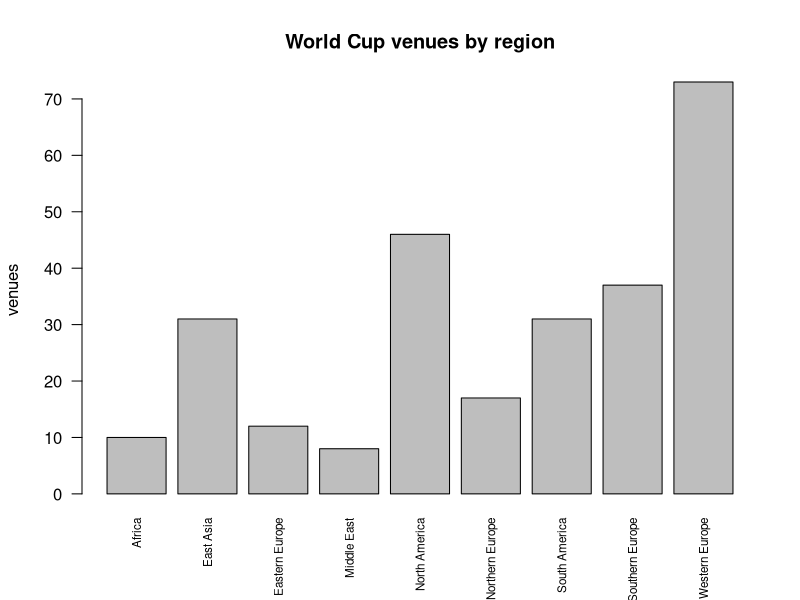
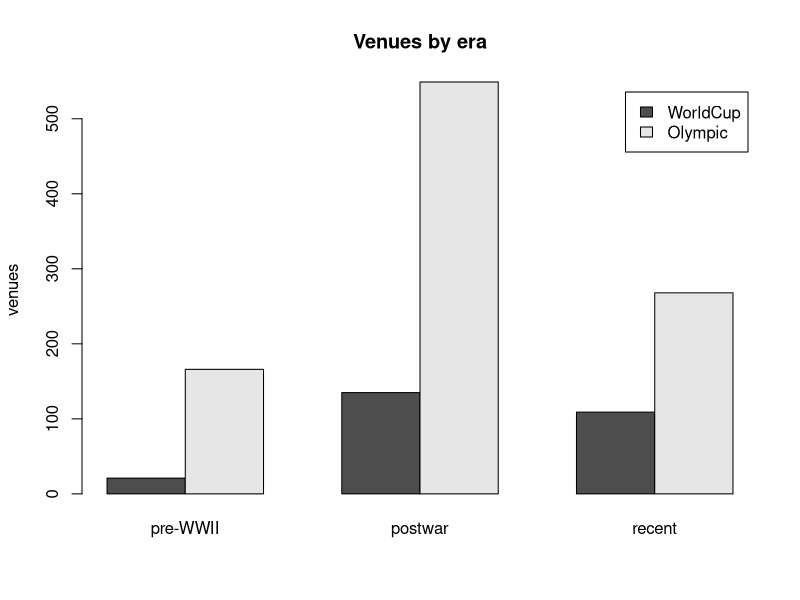
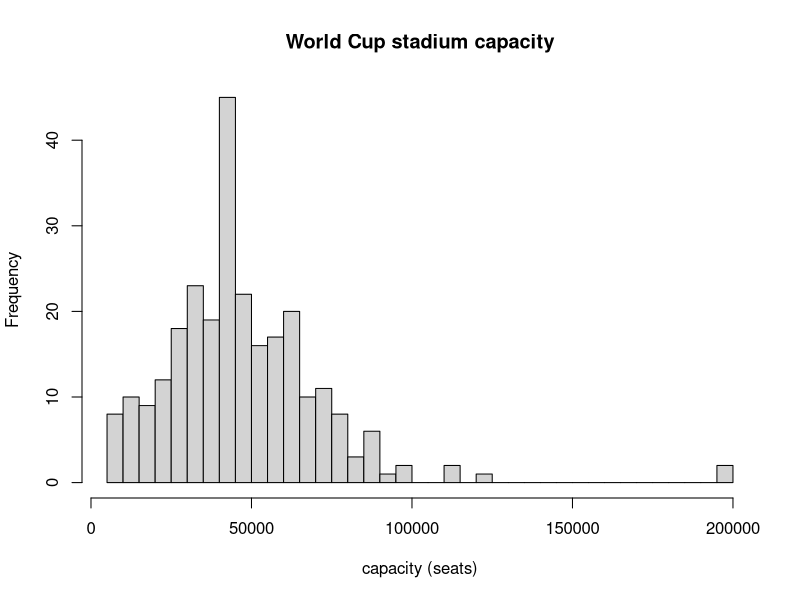
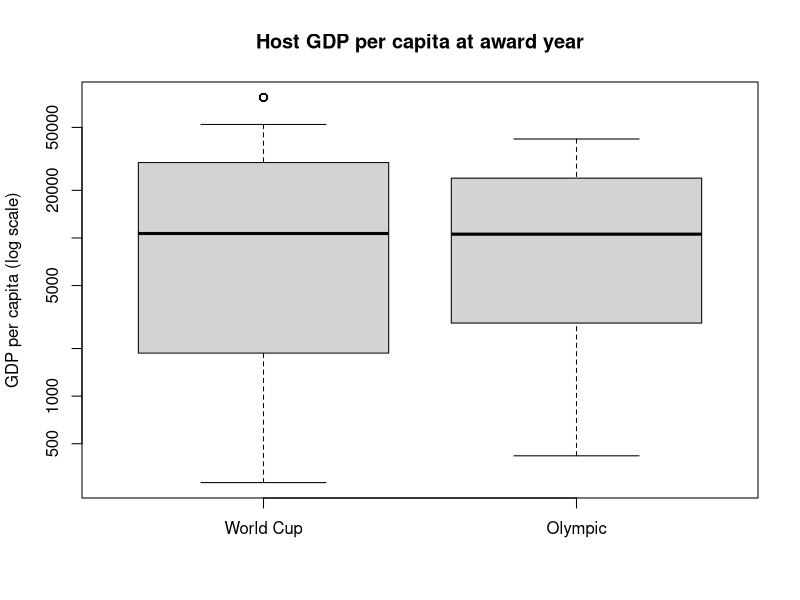
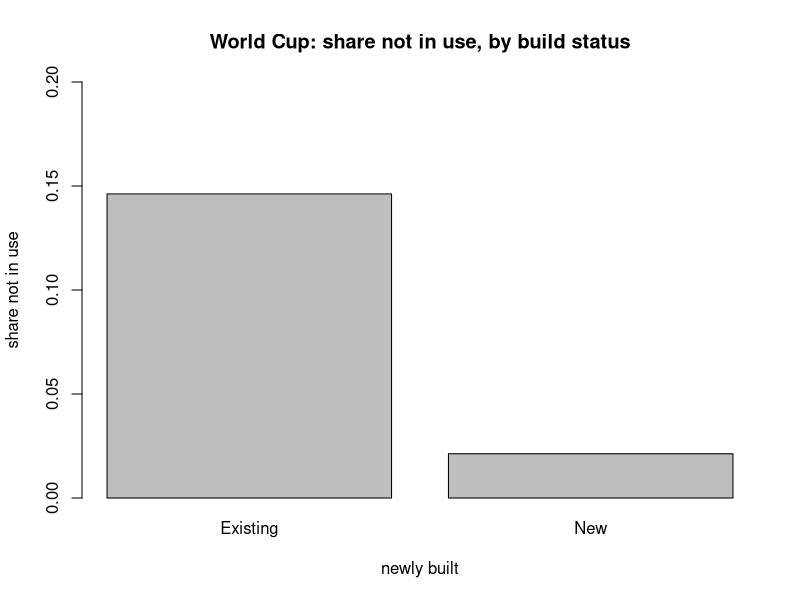

R code for these plots, in order:
## ---- chunk 1
# read joined data (joins done in source/data)
wc_data <- read.csv("../../data/processed/worldcup_stadiums_joined.csv")
oly_data <- read.csv("../../data/processed/olympic_venues_joined.csv")

dim(wc_data)   # 265 WC venues
dim(oly_data)  # 983 Olympic venues
## ---- chunk 2
# clean + group the Olympic status text into 3 states (match on the leading words)
s <- tolower(trimws(oly_data$current_status))
oly_data$status_group <- ifelse(startsWith(s, "dismantled"), "dismantled",
                         ifelse(startsWith(s, "not in use"), "not in use",
                         ifelse(startsWith(s, "in use"), "in use", NA)))
table(oly_data$status_group, useNA = "ifany")

# same for the New / Existing / Temporary / Mixed classification
b <- tolower(trimws(oly_data$venue_classification))
oly_data$build_group <- ifelse(startsWith(b, "existing"), "Existing",
                        ifelse(startsWith(b, "temporary"), "Temporary",
                        ifelse(startsWith(b, "mixed"), "Mixed",
                        ifelse(startsWith(b, "new"), "New", NA))))
table(oly_data$build_group, useNA = "ifany")
## ---- chunk 3
# map host countries to regions
region_map <- c(
  "France" = "Western Europe", "Germany" = "Western Europe", "West Germany" = "Western Europe",
  "Netherlands" = "Western Europe", "Belgium" = "Western Europe", "Switzerland" = "Western Europe",
  "Austria" = "Western Europe", "England" = "Western Europe", "United Kingdom" = "Western Europe",
  "Italy" = "Southern Europe", "Spain" = "Southern Europe", "Greece" = "Southern Europe",
  "Yugoslavia" = "Southern Europe",
  "Sweden" = "Northern Europe", "Norway" = "Northern Europe", "Finland" = "Northern Europe",
  "Russia" = "Eastern Europe", "Soviet Union" = "Eastern Europe",
  "United States" = "North America", "Canada" = "North America", "Mexico" = "North America",
  "Brazil" = "South America", "Argentina" = "South America", "Uruguay" = "South America",
  "Chile" = "South America",
  "Japan" = "East Asia", "China" = "East Asia", "South Korea" = "East Asia",
  "Australia" = "Oceania", "South Africa" = "Africa", "Qatar" = "Middle East")

wc_data$region <- region_map[wc_data$country_name]
oly_data$region <- region_map[oly_data$host_country]

# check every country got a region (no TRUE)
table(is.na(wc_data$region))
table(is.na(oly_data$region))
## ---- chunk 4
# era buckets by event year
wc_data$era <- factor(ifelse(wc_data$tournament_year <= 1945, "pre-WWII",
                      ifelse(wc_data$tournament_year <= 2000, "postwar", "recent")),
                      levels = c("pre-WWII", "postwar", "recent"))
oly_data$era <- factor(ifelse(oly_data$games_year <= 1945, "pre-WWII",
                       ifelse(oly_data$games_year <= 2000, "postwar", "recent")),
                       levels = c("pre-WWII", "postwar", "recent"))
## ---- chunk 5
# continuous summary stats, plus spread (sd)
wc_num <- c("stadium_capacity", "gdp_per_capita", "city_pop_thousands", "opened_year", "tournament_year")
summary(wc_data[, wc_num])
round(sapply(wc_data[, wc_num], sd, na.rm = TRUE))
## ---- chunk 6
# Olympic side: fewer numeric vars (no capacity)
oly_num <- c("gdp_per_capita", "city_pop_thousands", "games_year")
summary(oly_data[, oly_num])
round(sapply(oly_data[, oly_num], sd, na.rm = TRUE))
## ---- chunk 7
# WC categorical: counts + proportions
table(wc_data$newly_built);    round(table(wc_data$newly_built) / sum(table(wc_data$newly_built)), 3)
table(wc_data$design_purpose); round(table(wc_data$design_purpose) / sum(table(wc_data$design_purpose)), 3)
table(wc_data$current_status); round(table(wc_data$current_status) / sum(table(wc_data$current_status)), 3)
table(wc_data$region)
table(wc_data$era)
## ---- chunk 8
# Olympic categorical
table(oly_data$build_group);  round(table(oly_data$build_group) / sum(table(oly_data$build_group)), 3)
table(oly_data$status_group); round(table(oly_data$status_group) / sum(table(oly_data$status_group)), 3)
table(oly_data$region)
table(oly_data$era)
## ---- chunk 9
# closure reason recorded on WC side only
table(wc_data$not_in_use_reason)
## ---- chunk 10
# region x era spread (matters for edition split)
table(wc_data$region, wc_data$era)
table(oly_data$region, oly_data$era)
## ---- chunk 11
# missing values in country joins (not imputing yet)
colSums(is.na(wc_data[, c("gdp_per_capita", "cpi_score", "city_pop_thousands", "stadium_capacity", "opened_year")]))
colSums(is.na(oly_data[, c("gdp_per_capita", "cpi_score", "city_pop_thousands")]))
## ---- chunk 12
# WC venues by region
barplot(table(wc_data$region), las = 2, cex.names = 0.7,
        main = "World Cup venues by region", ylab = "venues")
## ---- chunk 13
# venues by era, both events
era_both <- rbind(WorldCup = table(wc_data$era), Olympic = table(oly_data$era))
barplot(era_both, beside = TRUE, legend = TRUE,
        main = "Venues by era", ylab = "venues")
## ---- chunk 14
# WC capacity distribution
hist(wc_data$stadium_capacity, breaks = 30,
     main = "World Cup stadium capacity", xlab = "capacity (seats)")
## ---- chunk 15
# GDP per capita, both events (log scale)
boxplot(wc_data$gdp_per_capita, oly_data$gdp_per_capita,
        names = c("World Cup", "Olympic"), log = "y",
        main = "Host GDP per capita at award year", ylab = "GDP per capita (log scale)")
## ---- chunk 16
# newly-built vs current use (WC): share not in use, by build status
use_tab <- table(wc_data$newly_built, wc_data$current_status)
share_notinuse <- use_tab[, "not in use"] / rowSums(use_tab)
barplot(share_notinuse, ylim = c(0, 0.2),
        main = "World Cup: share not in use, by build status",
        xlab = "newly built", ylab = "share not in use")
## ---- chunk 17
# correlation matrix of the WC numeric predictors (no pair above 0.7)
round(cor(wc_data[, wc_num], use = "pairwise.complete.obs"), 2)
